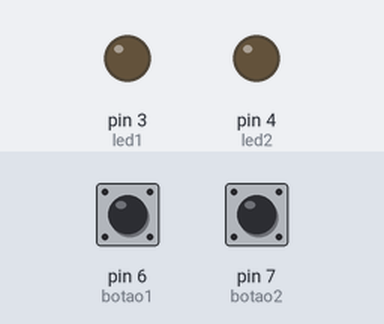
Bench run of a sketch on a simulated Arduino Uno, built with avr-gcc and run on an emulated ATmega328P. On the bench: output pins drawn as LEDs (lit = HIGH). The inputs (shaded band) are chosen by the test bench; at power-on: pin 6 (botao1) LOW, pin 7 (botao2) HIGH.

Above: at 1.2 s.
1.3 s: pin 6 (botao1) pulled HIGH for 0.15 s
At 1.37 s:
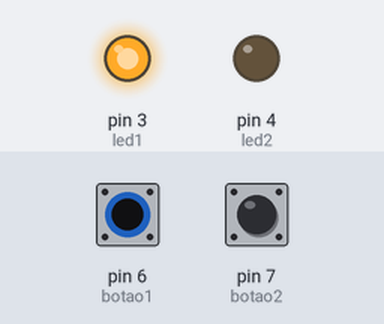
2.9 s: pin 7 (botao2) pulled LOW for 0.15 s
At 2.97 s:
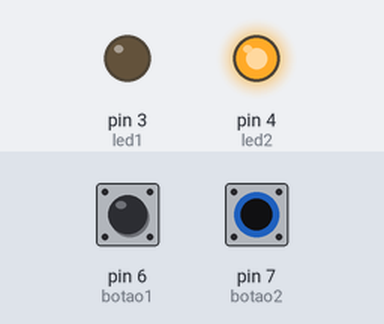
4.5 s: pin 7 (botao2) pulled LOW for 3.2 s
At 8.2 s:
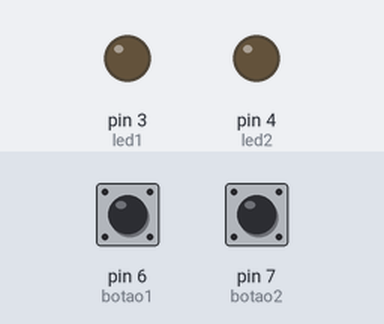
9.2 s: pin 6 (botao1) pulled HIGH for 3.2 s
At 10.5 s:
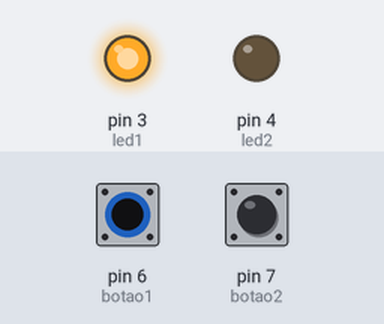
13.9 s: pin 6 (botao1) driven HIGH and pin 7 (botao2) driven LOW
At 15.3 s:
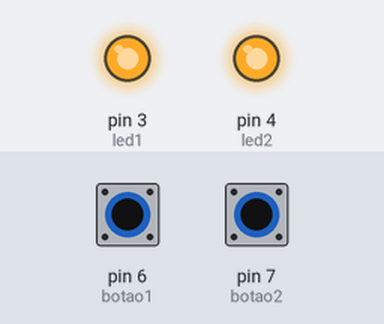
Timing chart, 0 to 16.4 s (numbered marks = the images above; inputs shaded):
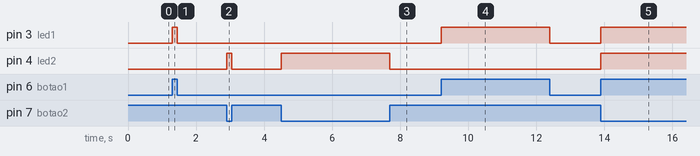

The sketch:

botao_leds.ino
```cpp
const int led1 = 3;
const int led2 = 4;
const int botao1 = 6;
const int botao2 = 7;

int var1;
int var2;

 void setup()
 {
    pinMode(led1, OUTPUT);
    pinMode(led2, OUTPUT);
    pinMode(botao1, INPUT);
  	pinMode(botao2, INPUT);
 }

 void loop()
 {
    var1 = digitalRead(botao1);
   	var2 = digitalRead(botao2);

   if(var1){
       digitalWrite(led1,HIGH);
   }else{
       digitalWrite(led1,LOW);
   }
   if(!var2){
       digitalWrite(led2, HIGH);
   }else{
       digitalWrite(led2, LOW);
   }
 }
```

Measured:
- after the input at 1.3 s, pin 3 (led1): LOW → HIGH at once, → LOW 0.15 s later
- after the input at 2.9 s, pin 4 (led2): LOW → HIGH at once, → LOW 0.15 s later
- after the input at 4.5 s, pin 4 (led2): LOW → HIGH at once, → LOW 3.2 s later
- after the input at 9.2 s, pin 3 (led1): LOW → HIGH at once, → LOW 3.2 s later
- after the input at 13.9 s, pin 3 (led1), pin 4 (led2): LOW → HIGH at once
